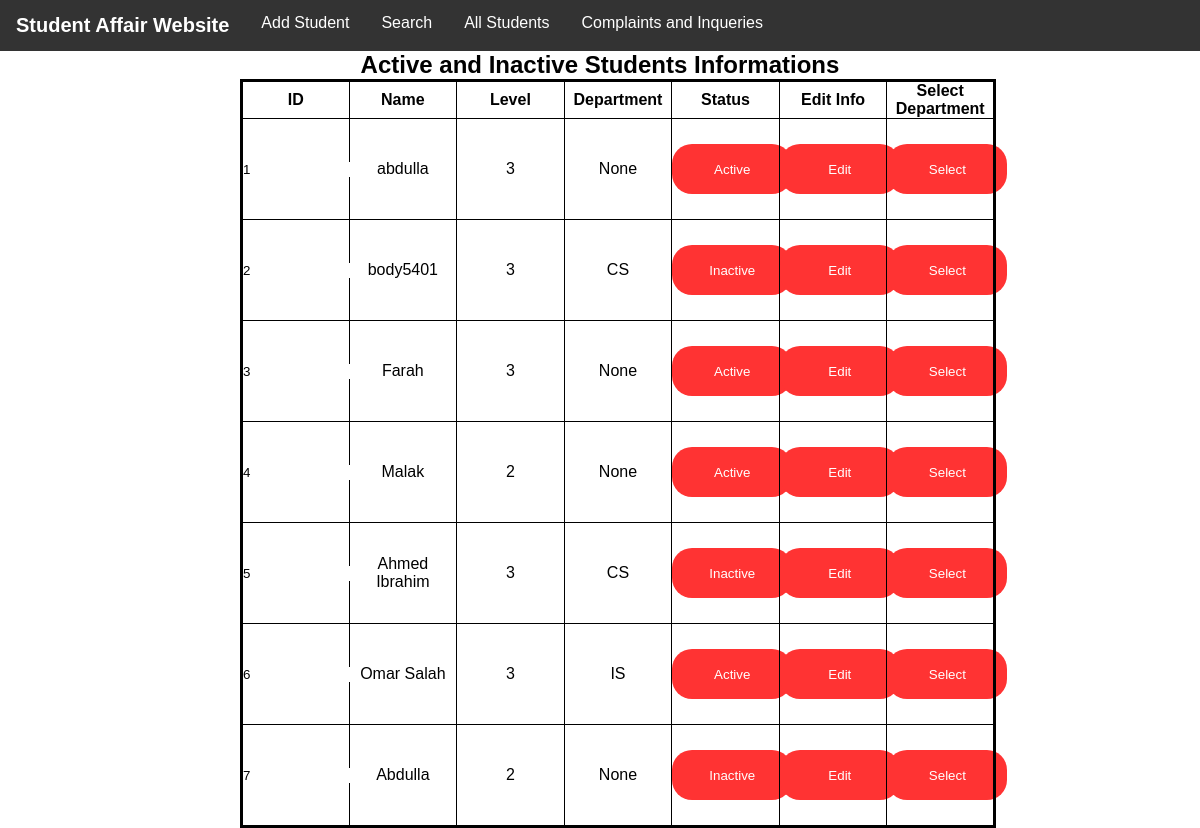
Page /All on the committed database.
### startpage/models.py (models this page shows, shortened)
class Student(models.Model):
    name=models.CharField(max_length=50)
    gpa=models.DecimalField(max_digits=3,decimal_places=2)
    birth=models.DateField(default=datetime.now)
    email=models.EmailField(blank=True,null=True)
    mobNum=models.PositiveBigIntegerField(blank=True,null=True)
    level=models.IntegerField(null=True)
    active=models.BooleanField(default=True)
    department=models.CharField(max_length=3,blank=True,null=True)
    gender=models.CharField(max_length=6,default='Male')

### startpage/views.py (the view, shortened to what this page needs)
# urls.py: path('All',views.AllStudentss,name="all"),
def AllStudentss(request):
    pro=Student.objects.all()
    return render(request,'allstudent/allstudents.html',{'x':pro})

### templates/allstudent/allstudents.html (shortened to what this page needs)
<!DOCTYPE html>
<html>
    <head>
        {% load static %}
        <link rel="stylesheet" href="{% static '/css/allstudents.css' %}">
    </head>
     <link rel="stylesheet" href="https://cdnjs.cloudflare.com/ajax/libs/font-awesome/4.7.0/css/font-awesome.min.css">
    <body>
        <div class="topnav">
            <ul class="navlist">
            <li class="title">Student Affair Website</li>
            <li><a href="{% url 'add' %}" id="nav">Add Student</a></li>
                  <li><a href="{% url 'search' %}" id="nav">Search</a></li>
                  <li><a href="{% url 'all' %}" id="nav">All Students</a></li>
                  <li> <a href="{% url 'CompInq' %}" id="nav">Complaints and Inqueries</a></li>
            </ul>
        </div>
         <form style="text-align: center;">
        <div class="container" >
   <h2>Active and Inactive Students Informations</h2>
    <table class="center" border="1">
        <thead>
            <tr>
                <th>ID</th>
                <th>Name</th>
                <th>Level</th>
                <th>Department</th>
                <th>Status</th>
                <th>Edit Info</th>
                <th>Select Department</th>
            </tr>
        </thead>
        <tbody>
        {% for i in x %}
        <form action="" method="POST">
        <tr>
            <td><input type="number" name="TheId" value="{{i.id}}" readonly ></td>
            <td>{{i.name}}</td>
            <td>{{i.level}}</td>
            <td >{{i.department}}</td>
            {% if i.active == True %}
            <td><button type="submit"  name="buttonn" value="ToFalse">Active</button></td>
            {% else %}
            <td><button type="submit"  name="buttonn" value="ToTrue">Inactive</button></td>
            {% endif %}
            <td><button type="submit" onclick="myFunction();" name="buttonn" value="GoEdit">Edit</button></td>
            <td><button type="submit" name="buttonn" value="GoSelect" onclick="myFunction();">Select</button></td>
        </tr>
        </form>
        {% endfor %}
        </tbody>
    </table>
</body>
</html>

### project/static/css/allstudents.css (style rules this page uses)
* { margin:0; padding:0; font-family: Arial, Helvetica, sans-serif; }
.navlist { list-style-type: none; margin: 0; padding:0; overflow:hidden; background-color: #333; }
.navlist li { float:left; }
li a { align-items: center; display:block; color: white; text-decoration: none; padding: 14px 16px; }
.title { display:block; color: white; text-decoration: none; text-align: center; padding: 14px 16px; font-size: 20px; font-weight: bolder; }
table.center { table-layout: fixed; border: 3px solid black; border-collapse: collapse; width: 63%; margin-left: 20%; margin-right: 20%; }
button { width: 120px; display: block; margin-left: auto; margin-right: auto; height: 50px; border-radius: 20px; background-color: #ff3333; border:none; color:white; }
td { height: 100px; width: 200px; }
input { border: none; }

### rows in the picture
Student: TheId "1", name "abdulla", level "3", department "None", active "Active"
Student: TheId "2", name "body5401", level "3", department "CS", active "Inactive"
Student: TheId "3", name "Farah", level "3", department "None", active "Active"
Student: TheId "4", name "Malak", level "2", department "None", active "Active"
Student: TheId "5", name "Ahmed Ibrahim", level "3", department "CS", active "Inactive"
Student: TheId "6", name "Omar Salah", level "3", department "IS", active "Active"
Student: TheId "7", name "Abdulla", level "2", department "None", active "Inactive"
